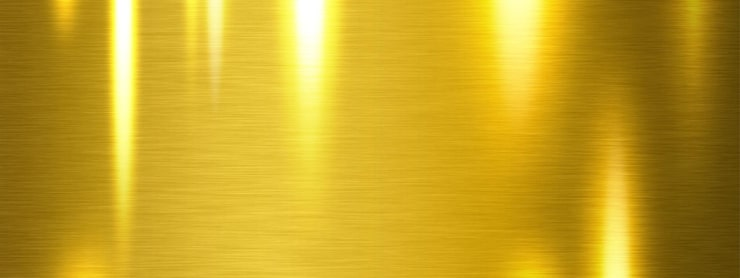
#> input picture assets/texturas/ouro-3-escovado.jpg, 740 x 278 px
$ python story_bf.py ../../serena-classico/fotos/anel-09.png
#> lines starting #> are read from the running program, lines starting #| are printed output that depends on the picture
### shimmer_style.py
"""Shimmer visual identity.

Rules from the brand owner:
- caps: Cinzel, tight spacing, white, subtle shadow
- highlight word: Parisienne filled with the brand gold texture (pure, unaltered), discreet shadow
- caps sit left-aligned on top of the script word, forming one block
- no sparkles, shines or other artificial effects
- photos arrive already edited: no sharpening, no colour changes, no heavy crops; export at top quality
"""
import numpy as np
from PIL import Image, ImageDraw, ImageFont, ImageFilter

import os
_HERE = os.path.dirname(os.path.abspath(__file__))
S = os.path.join(_HERE, 'assets') + '/'                    # fonts live in assets/fonts (durable, in the repo)
# Brand gold textures chosen by Eliz (23/11/2026): always one of these three. Default: brushed gold (no watermark).
GOLD_TEXTURES = {'escovado': 'ouro-3-escovado.jpg', 'folha': 'ouro-2-folha.jpg', 'liquido': 'ouro-1-liquido.jpg'}
GOLD_TEX_PATH = os.path.join(_HERE, 'assets', 'texturas', GOLD_TEXTURES[os.environ.get('SHIMMER_OURO', 'escovado')])
GOLD_TEX = Image.open(GOLD_TEX_PATH).convert('RGB') if os.path.exists(GOLD_TEX_PATH) else None
#> GOLD_TEX is the input picture: PIL image 740x278 RGB; mean R, G, B 197.6, 162.6, 35.6
if GOLD_TEX is not None:
    # use the bright central part of the texture: its outer edges are dark and made the letter tips look black
    _w, _h = GOLD_TEX.size
    GOLD_TEX = GOLD_TEX.crop((int(_w * 0.14), 0, int(_w * 0.86), _h))
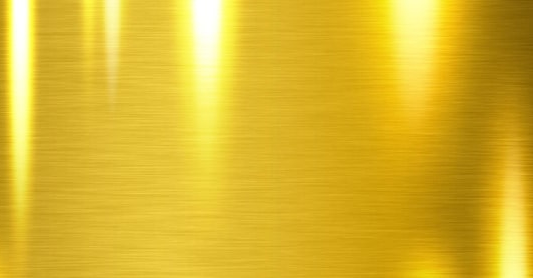
#> GOLD_TEX: PIL image 533x278 RGB; mean R, G, B 218.7, 183, 44.7
WHITE = (255, 253, 248)
CHAMPAGNE = np.array([212, 178, 108], np.float32)


def script_font(size):
    return ImageFont.truetype(S + 'fonts/Parisienne.ttf', size)


def caps_font(size, wght=500):
    # Cinzel is part of the brand identity (owner's call)
    f = ImageFont.truetype(S + 'fonts/Cinzel.ttf', size)
    f.set_variation_by_axes([wght])
    return f


FEAT = ['lnum']  # lining figures: Cormorant's old-style 1 reads as 'i'


# [70 lines left out: functions _mask, _with_shadow, gold_text, white_text, paste, not called in this run]


def ink_size(layer_bb):
    bb = layer_bb[1]
    return bb[2] - bb[0], bb[3] - bb[1]


# [62 lines left out: functions title_block, cover, crop_native, save_hq, gold_fill, bottom_fade, not called in this run]


# ---- price block, as on the feed (Solitário Clássico post) ----
PRICE_COLOR = (132, 101, 46)     # solid brown-gold of "R$ 1.350"
LABEL_COLOR = (104, 93, 80)      # "À VISTA NO PIX"
PARCEL_COLOR = (112, 103, 93)    # "ou 10x de ... sem juros"
SPEC_COLOR = (164, 140, 104)     # spec line in Cinzel


# [29 lines left out: functions sans, solid_text, spec_line, price_block, not called in this run]

### trafego/story-bf/story_bf.py
"""Story de anúncio Black Friday (10 s + jpg) sobre Shimmer_Anel_09 do Drive (solitário no cetim).
Texto no fundo claro de cima, nunca encostando nas joias (anéis a partir de y~950). Zona segura de anúncio: 250..1440."""
import sys, subprocess
import numpy as np
from PIL import Image, ImageDraw, ImageFilter
sys.path.insert(0, '/home/user/print')
from shimmer_style import *
D = '/home/user/print/trafego/story-bf/'
# foto editada do Drive ainda não usada em Story: Shimmer_Anel_09 (cetim, 1086x1448). Pixels nativos; o topo do 9:16
# é completado com uma cópia desfocada da própria foto (fundo), com a emenda suavizada.
ph = Image.open('/home/user/print/serena-classico/fotos/anel-09.png').convert('RGB').crop((3, 0, 1083, 1448))
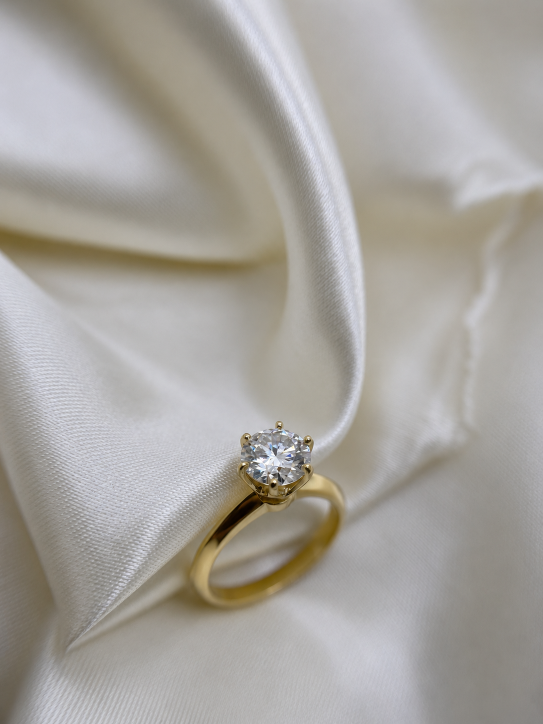
#> input picture serena-classico/fotos/anel-09.png, 1086 x 1448 px, found by its file name (shown at 1/2 size)
W, H = 1080, 1920; k = W / 1080; FPS, DUR = 30, 10.0
OY = H - ph.height
#> OY = 472
bg = ph.resize((int(1080 * 1.4), int(1448 * 1.4)), Image.BICUBIC).filter(ImageFilter.GaussianBlur(28)).crop((216, 0, 216 + 1080, 1920))
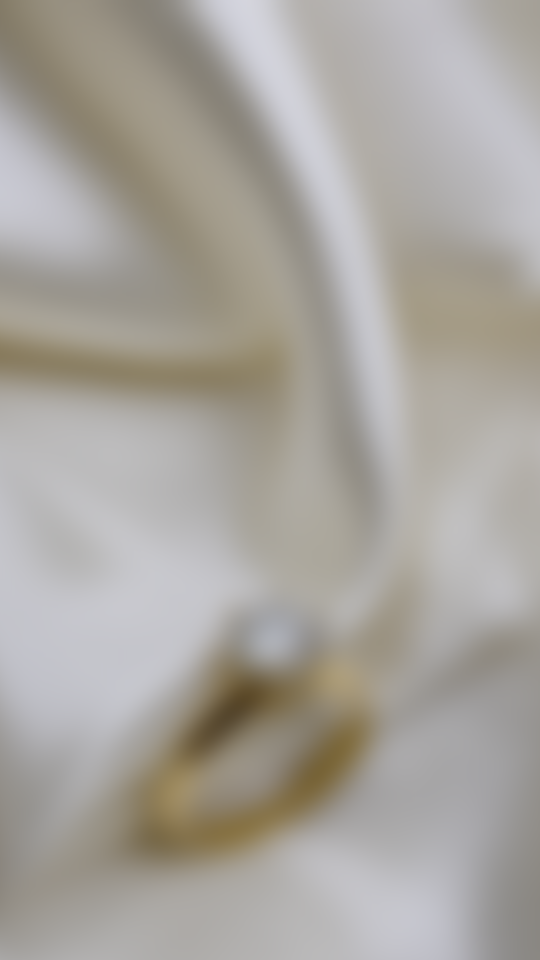
#> bg: PIL image 1080x1920 RGB (shown at 1/2 size); mean R, G, B 168.4, 164.5, 158.2
bga = np.asarray(bg, np.float32) * 0.9 + np.array([250, 247, 241], np.float32) * 0.1
full = bga.copy(); full[OY:] = np.asarray(ph, np.float32)
#> after `full[OY:] = np.asarray(ph, np.float32)`:
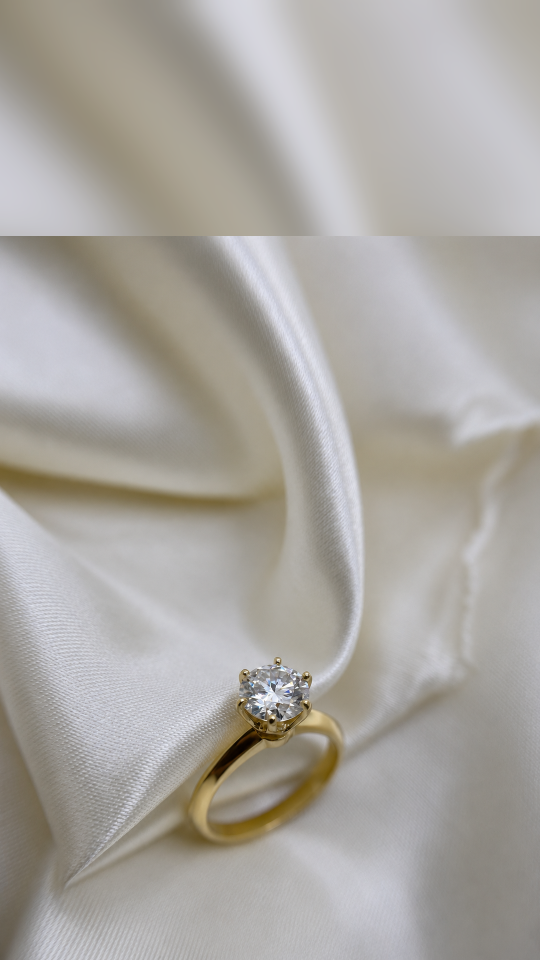
#> full: shape (1920, 1080, 3) float32 (shown at 1/2 size); mean R, G, B 169.7, 166, 160.8
yy = np.arange(H, dtype=np.float32)[:, None, None]; mm = np.clip((yy - OY) / 200, 0, 1); mm = mm * mm * (3 - 2 * mm)
#> after `mm = np.clip((yy - OY) / 200, 0, 1)`: mm = 1920 values from 0 to 1
src = Image.fromarray((bga * (1 - mm) + full * mm).astype(np.uint8))
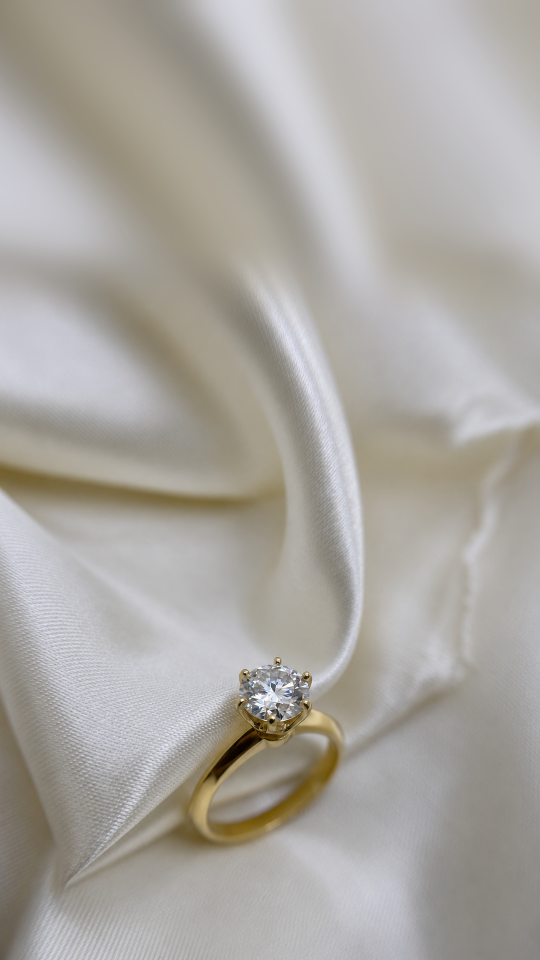
#> src: PIL image 1080x1920 RGB (shown at 1/2 size); mean R, G, B 170, 166.4, 161
INK = (58, 45, 34); BR = (118, 88, 38)
def L(): return Image.new('RGBA', (W, H), (0, 0, 0, 0))
def C(im, lay, y): paste(im, lay, W / 2, y, anchor='center'); return y + ink_size(lay)[1]
def sh(lay_bb, blur=6, alpha=0.28):
    lay, bb = lay_bb; a = lay.getchannel('A'); s = Image.new('RGBA', lay.size, (70, 50, 20, 0)); s.putalpha(a.filter(ImageFilter.GaussianBlur(blur)).point(lambda v: int(v * alpha)))
    o = Image.new('RGBA', lay.size, (0, 0, 0, 0)); o.alpha_composite(s, (0, 3)); o.alpha_composite(lay); return o, bb
layers = []
a = L(); y = C(a, solid_text('BLACK FRIDAY SHIMMER', caps_font(int(40 * k), 600), INK, int(7 * k)), int(300 * k)); layers.append((a, 0.3))
#> after `a = L()`: a: PIL image 1080x1920 RGBA; every value is 0
#> (the run stopped early here; a loop or call above may not have finished)
